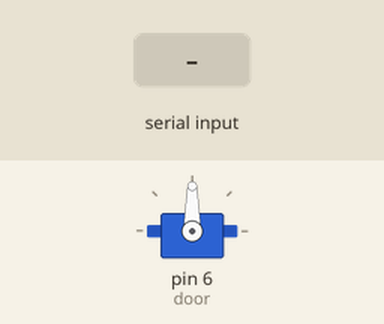
Bench run of a sketch on a simulated Arduino Uno, built with avr-gcc and run on an emulated ATmega328P. Parts: servo. The inputs (shaded band) are chosen by the test bench.

Above: at 1.2 s.
1.3 s: "Z" received over Serial
At 3.1 s:
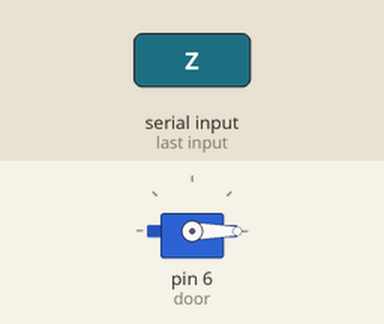
3.8 s: "1" received over Serial
At 6.0 s:
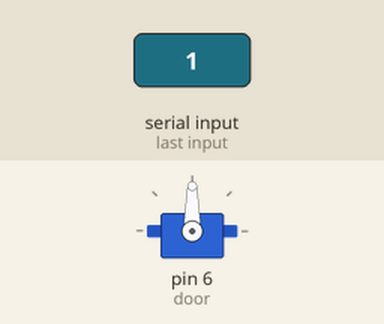
6.3 s: "0" received over Serial
At 8.0 s:
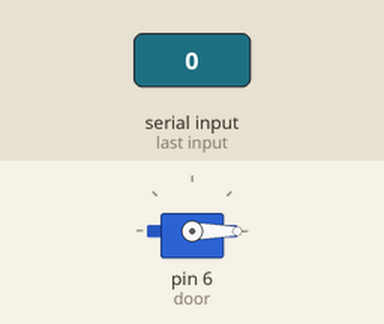
Timing chart, 0 to 9.5 s (numbered marks = the images above; inputs shaded):
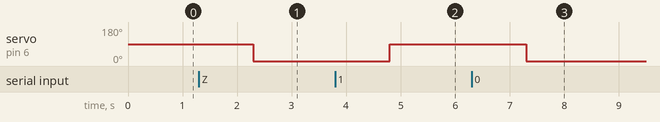

The sketch:

hackaton_4.ino
```cpp
#include <Servo.h>

Servo door;

String value;
int a=0;
int b=90;
int state=0;

void setup() {
  // put your setup code here, to run once:
  Serial.begin(9600);
  door.attach(6);

}

void loop() {
  // put your main code here, to run repeatedly:
  if(Serial.available()){
    value=Serial.readString();
    if (value){
//      Serial.println(5);
      state=door.read();
      switch (state){
        case 90:
          door.write(0);
          break;
        case 0:
          door.write(90);
          break;
        default:
          door.write(0);
          break;
        }
      delay(1000);
    }
//    delay(500);
  }
}
```

Measured:
- after the input at 1.3 s, servo on pin 6 (door): 90° → 0° after 1.0 s
- after the input at 3.8 s, servo on pin 6 (door): 0° → 90° after 1.0 s
- after the input at 6.3 s, servo on pin 6 (door): 90° → 0° after 1.0 s
